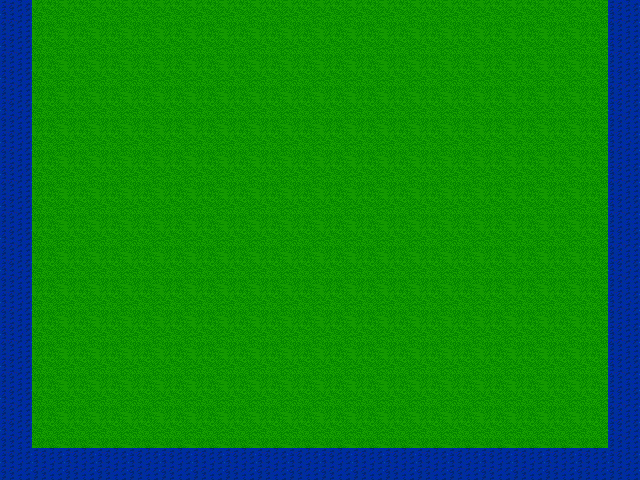

A 2D game scene composited from a Tiled map and its tileset images. What follows is a short description and the map's XML, with each tile layer's data collapsed to a summary:
An orthogonal 20x15 tile map with 32x32 px tiles, 2 tile layers (Background, Collision) and 4 objects (mainPlayer).

<map version="1.0" orientation="orthogonal" renderorder="right-down" width="20" height="15" tilewidth="32" tileheight="32" nextobjectid="11">
 <tileset firstgid="1" name="grounds" tilewidth="32" tileheight="32" tilecount="171">
  <image source="grounds.gif" width="288" height="608" />
 </tileset>
 <layer name="Background" width="20" height="15">
  <data>[300 cells, 300 non-empty, 1 distinct tile ids]</data>
 </layer>
 <objectgroup name="Object">
  <object id="2" name="mainPlayer" x="128" y="45.3333" width="30.6667" height="30.6667">
   <properties>
    <property name="frameheight" value="" />
    <property name="framewidth" value="64" />
    <property name="image" value="gripe_run_right" />
   </properties>
  </object>
 </objectgroup>
 <layer name="Collision" width="20" height="15">
  <data>[300 cells, 48 non-empty, 1 distinct tile ids]</data>
 </layer>
 <objectgroup name="collision">
  <object id="8" x="1.33333" y="4" width="30.6667" height="476" />
  <object id="9" x="26.6667" y="450.667" width="616" height="26.6667" />
  <object id="10" x="606.667" y="2.66667" width="32" height="440" />
 </objectgroup>
</map>
